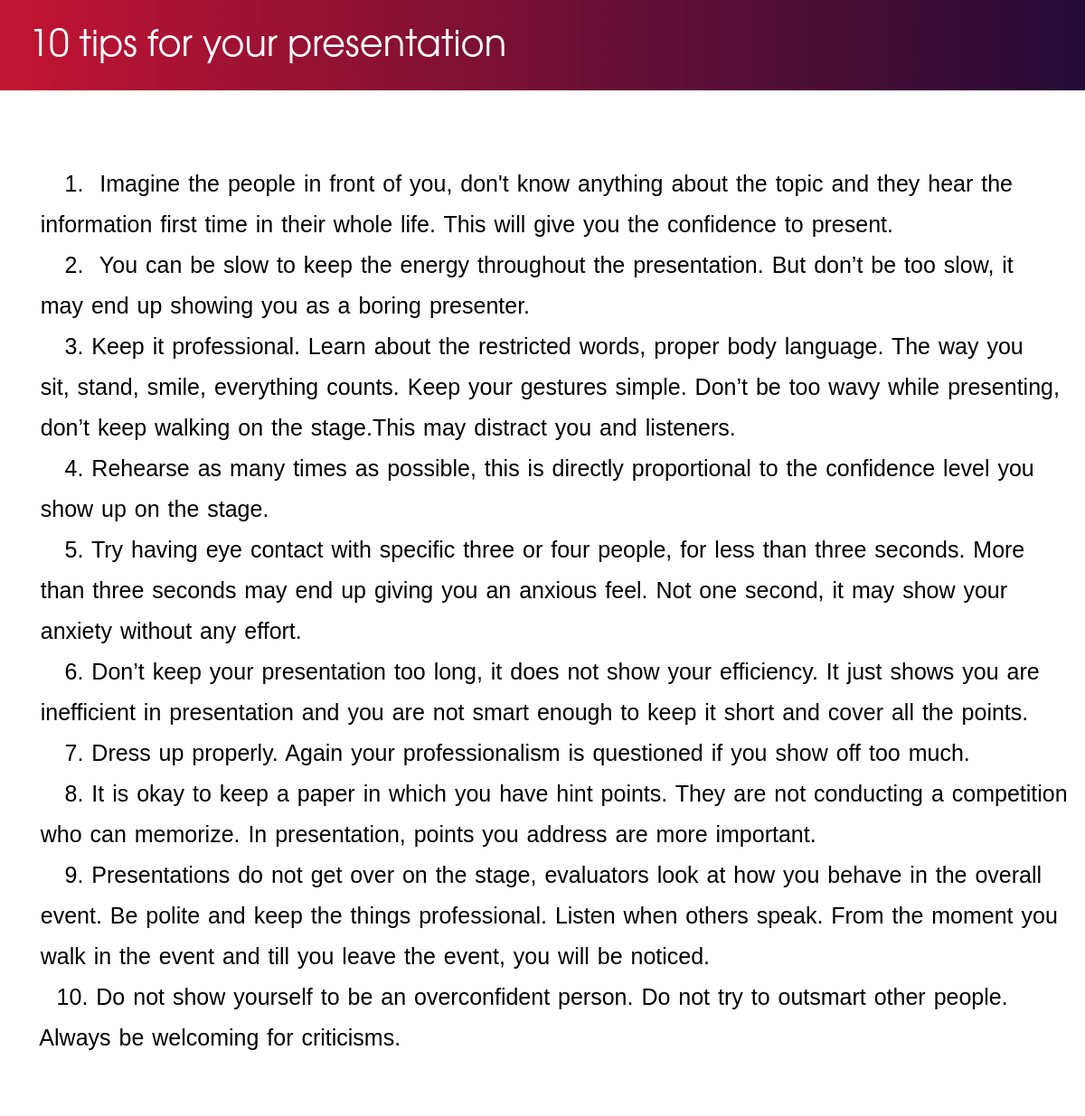
The app's page /5/ with its own data.
### blog/models.py (models this page shows, shortened)
class Post(models.Model):
    title = models.CharField(max_length=200, unique=True)
    slug = models.SlugField(max_length=200, unique=True)
    clip = models.FileField(upload_to="videos/%y", null=True,blank=True)
    author = models.ForeignKey(User, on_delete= models.CASCADE,related_name='blog_posts')
    updated_on = models.DateTimeField(auto_now= True)
    content = models.TextField()
    created_on = models.DateTimeField(auto_now_add=True)
    status = models.IntegerField(choices=STATUS, default=0)
    class Meta:
        ordering = ['-created_on']

### blog/views.py (the view)
# urls.py: path('<int:pk>/', views.PostDetail.as_view(), name='post_detail'),
class PostDetail(generic.DetailView):
    model = Post
    template_name = 'post_detail.html'

### blog/templates/post_detail.html (shortened to what this page needs)
<!DOCTYPE html>
<html>
  <body>
    <div class style="color:White;">
      <p class="heading">{{post.title}}</p></div>
      {% if post.clip %}
        <pre class="v_text">
           {{post.content}} </pre>
        <video class="video" controls src="{{post.clip.url}}" type="video/mp4" preload="auto" ></video>
<br>
<pre >                                                                    NOTE: Download and view.</pre>
     {% else %}
     <div class="content">
       <pre class="post">
        {{post.content}}
       </pre>
     </div>
   {% endif %}
  </body>
</html>

### blog/templates/post_detail.html (style rules this page uses)
* { margin: 0; padding: 0; border:none; outline: none; box-sizing: border-box; -webkit-tap-highlight-color:transparent; }
.heading { height: 100px; background-image: linear-gradient(-90deg, #240b36 , #c31432); font-size: 40px; font-family:Avantgarde, TeX Gyre Adventor, URW Gothic L, sans-serif ; top:0; left:0; right: 0; padding: 2rem; }
.content { white-space: pre; }
.content .post { white-space: pre; line-height: 1.8; font-size:25px; font-family:Optima, sans-serif; word-spacing: 2px; }

### records on screen
Post: title "10 tips for your presentation", content "1. Imagine the people in front of you, don't know anything about the topic and they hear the information first time in their whole life. This will give you the confidence to present. 2. You can be slow to keep the energy throughout the presentation. But don’t be too slow, it may end up showing you as a boring presenter. 3. Keep it professional. Learn about the restricted words, proper body language. The way you sit, stand, smile, everything counts. Keep your gestures simple. Don’t be too wavy while presenting, don’t keep walking on the stage.This may distract you and listeners. 4. Rehearse as many times as possible, this is directly proportional to the confidence level you show up on the…"
